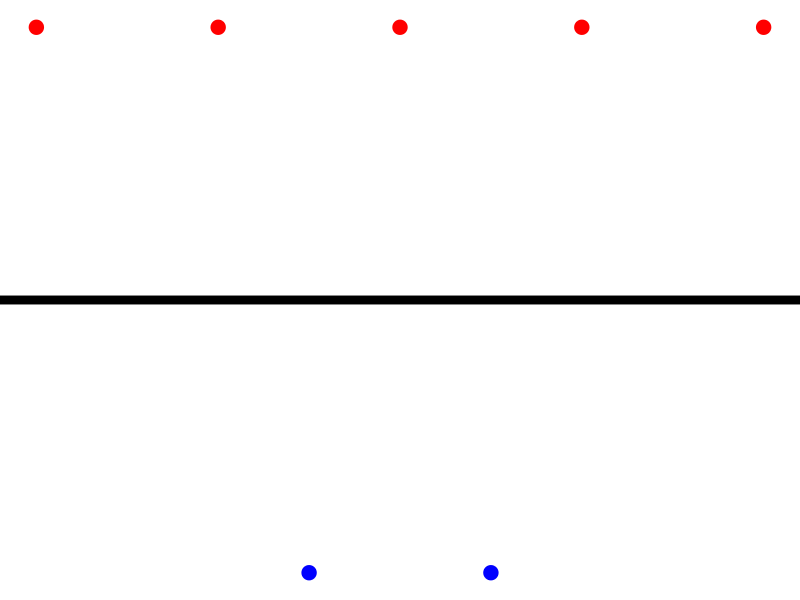
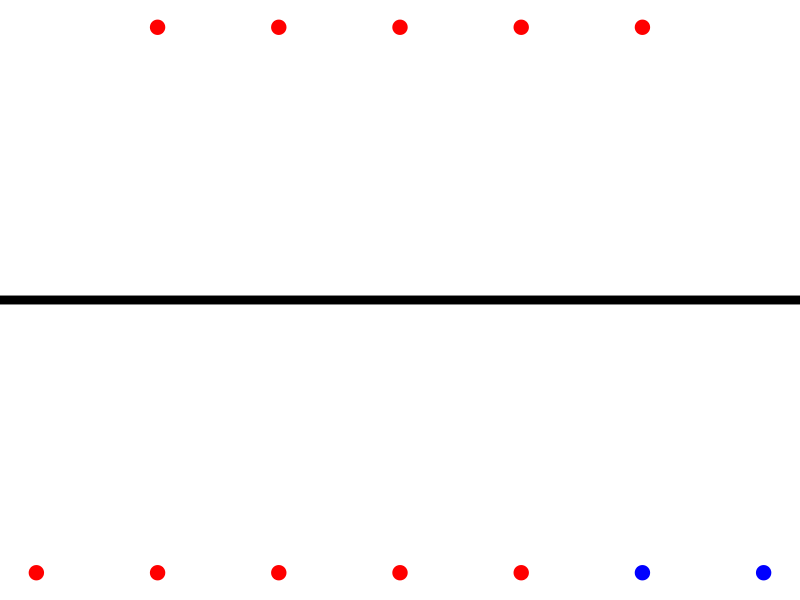

Generate these figures, in order, with R:
## ---- chunk 1
knitr::opts_chunk$set(echo = TRUE, cache = TRUE, message = FALSE, warning = FALSE)
## ---- chunk 2
library(dplyr)
library(ggplot2)
library(DiagrammeR)

create_graph() %>%
  add_n_nodes(5, 
              label = "I am red!!",
              node_aes = node_aes(fillcolor = "red",
                                  fontsize = 5)) %>% 
  add_n_nodes(2, 
              label = "I am blue :-(",
              node_aes = node_aes(fillcolor = "blue",
                                  fontsize = 5)) %>% 
  render_graph()

# change to show a literal bag with gganimate moving things

## ---- chunk 3
tibble(color = c(rep("red", 5), rep("blue", 2)),
       y = c(rep(.5, 5), rep(-.5, 2)), 
       x = c(1:5, 2.5, 3.5)) %>% 
  ggplot(aes(x = x, y = y, colour = color, size = 10))+
  geom_hline(yintercept = 0, size = 3, colour = "black")+
  geom_point()+
  theme_void()+
  guides(size = "none", colour = "none")+
  scale_colour_manual(values = c(blue = "blue", red = "red"))
  
## ---- chunk 4
tibble(color = c(rep("red", 5), rep("red", 5), rep("blue", 2)),
       y = c(rep(.5, 5), rep(-.5, 7)), 
       x = c(1:5, seq(0, 6, length.out = 7))) %>% 
  ggplot(aes(x = x, y = y, colour = color, size = 10))+
  geom_hline(yintercept = 0, size = 3, colour = "black")+
  geom_point()+
  theme_void()+
  guides(size = "none", colour = "none")+
  scale_colour_manual(values = c(blue = "blue", red = "red"))
  
